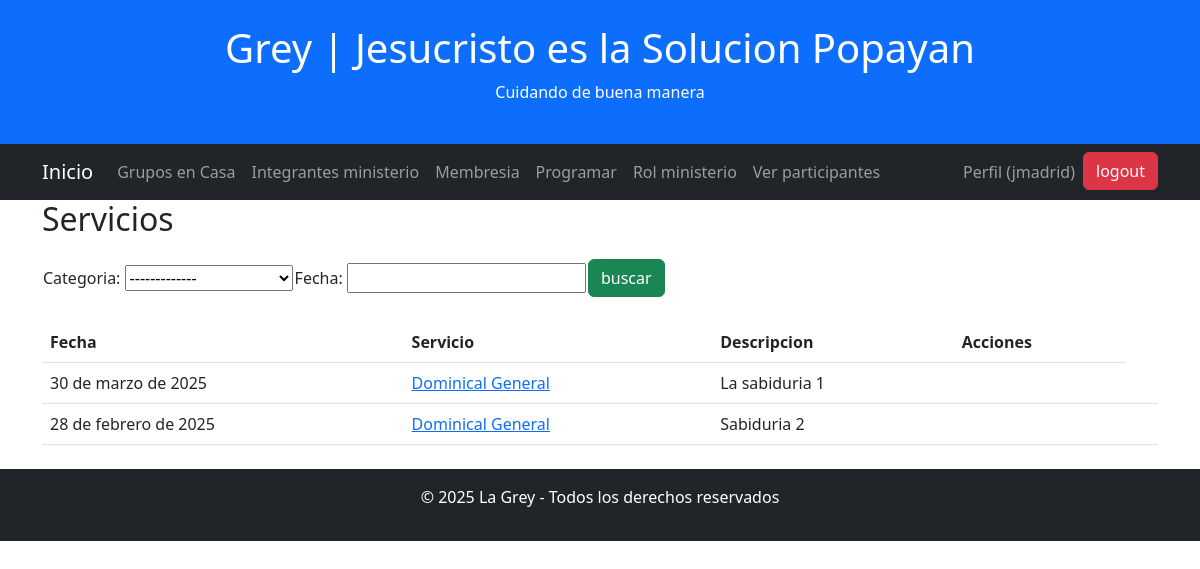
The app's page /servicios (signed in) with its own data.
### base/models.py (models this page shows, shortened)
class Iglesia(models.Model):
    nombre = models.CharField(max_length=200)
    descripcion = models.TextField(null=True,
                                   blank=True)
    direccion = models.TextField(null=True, blank=True)
    telefono = models.CharField(max_length=50, null=True, blank=True)
    correo = models.CharField(max_length=100, null=True, blank=True)
    pastor = models.CharField(max_length=100, null=True, blank=True)
    activa = models.BooleanField(default=True)
    creado = models.DateTimeField(auto_now_add=True)
    def __str__(self):
        return self.nombre
    class Meta:
        ordering = ['nombre']

class Servicio(models.Model):
    id_iglesia = models.ForeignKey(Iglesia, on_delete=models.CASCADE,
                                 null=True,
                                 blank=True)
    fecha = models.DateField()  # Inicio del período
    id_categoria = models.ForeignKey(Categoria_servicio, on_delete=models.CASCADE,
                                 null=False,
                                 blank=True)
    descripcion = models.CharField(null=True, max_length=100)
    observacion = models.TextField(null=True,
                                       blank=True)
    creado = models.DateTimeField(auto_now_add=True)
    class Meta:
        ordering = ['fecha']

class Categoria_servicio(models.Model):
    id_iglesia = models.ForeignKey(Iglesia, on_delete=models.CASCADE,
                                 null=True,
                                 blank=True)
    codigo = models.CharField(max_length=2)
    descripcion = models.CharField(max_length=200)
    class Meta:
        ordering = ['codigo']

### base/views.py (the view)
# urls.py: path('servicios', ListaServicio.as_view(), name='servicios'),
class ListaServicio(LoginRequiredMixin, ListView):
    model = Servicio
    context_object_name = 'servicios'
    template_name = 'servicio/servicio_list.html'
    def get_context_data(self, **kwargs):
        context = super().get_context_data(**kwargs)
        usuario_iglesia = get_object_or_404(Usuario_iglesia, id_usuario=self.request.user)
        iglesia = usuario_iglesia.id_iglesia  # No es necesario llamar a get_object_or_404
        context['iglesia'] = iglesia
        hoy = date.today()
        context['servicios'] = context['servicios'].filter(id_iglesia=iglesia.id, fecha__gte=hoy).order_by('-fecha')
        servicios = context['servicios']
        categoria_servicio = Categoria_servicio.objects.filter(id_iglesia=iglesia)
        context['categoria_servicio'] = categoria_servicio
        fecha_buscado = self.request.GET.get('fecha-buscar') or ''
        categoria_buscado = self.request.GET.get('categoria-buscar') or ''
        if fecha_buscado:
            try:
                fecha_buscado = datetime.strptime(fecha_buscado, "%Y-%m-%d").date()  # Convertir string a fecha
                servicios = context['servicios'].filter(fecha=fecha_buscado)
            except ValueError:
                pass  # Si la fecha no es válida, simplemente ignoramos el filtro
        if categoria_buscado:
            try:
                categoria_buscado = int(categoria_buscado)  # Convertir a entero
                servicios = context['servicios'].filter(id_categoria=categoria_buscado)
            except ValueError:
                pass  # Si el valor no es un número, se ignora
        servicios_con_participantes = set(ParticipanteServicio.objects.values_list('id_servicio', flat=True) )
        context['servicios_con_participantes'] = servicios_con_participantes
        fecha_actual = now().date()
        for servicio in context['servicios']:
            diferencia_dias = (servicio.fecha - fecha_actual).days
            servicio.es_eliminable = servicio.id not in servicios_con_participantes and diferencia_dias > 5
        context['servicios']=servicios
        context['fecha_buscado'] = fecha_buscado
        context['categoria_buscado'] = categoria_buscado
        context['usuario_iglesia'] = usuario_iglesia
        return context

### base/templates/servicio/servicio_list.html (shortened to what this page needs)
{% extends 'principal.html' %}
{% block content %}
    <h2>Servicios</h2>
<div id="envoltorio-agregar-buscar">
    <form method="GET" style="margin-top: 20px; display: flex;">
        <table>
            <tr>
                <td><label >Categoria:</label>
                    <select name="categoria-buscar" >
                         <option value=""> -------------</option>
                    </select>
                </td>
                <td>
                <label >Fecha:</label>  <input type="text"  name="fecha-buscar" id="fecha-buscar" value="{{ fecha_buscado }}" autocomplete="off">
                </td>
                <td>
                <input class="btn btn-success" type="submit" value="buscar">
                </td>
            </tr>
        </table>
    </form>
    <br>
</div>
<table class="table">
    <thead>
        <tr>
            <th>Fecha</th>
            <th>Servicio</th>
            <th>Descripcion</th>
            <th>Acciones</th>
        </tr>
    </thead>
    <tbody>
    {% for servicio in servicios %}
            <tr>
             <td>{{servicio.fecha}}</td>
            <td>
             {% if usuario_iglesia.superusuario %}
                <a href="{% url 'programar-miembros' servicio.id %}"> Programar</a>
                <a href="{% url 'servicio' servicio.id %}">{{servicio.id_categoria.descripcion}}</a>
             {% else %}
                <a href="{% url 'programar-miembros' servicio.id %}">{{servicio.id_categoria.descripcion}}</a>
            {% endif %}
            </td>
           <td> {{servicio.descripcion}}</td>
            <td>
            </td>
            <td>
            </td>
        </tr>
        {% empty %}
        <tr>
            <td colspan="4">No hay miembros registrados en esta iglesia.</td>
        </tr>
        {% endfor %}
    </tbody>
</table>
{% endblock content %}

### base/templates/principal.html (shortened to what this page needs)
<!DOCTYPE html>
<html lang="es">
<head>
 <link rel="stylesheet" href="https://cdn.jsdelivr.net/npm/flatpickr/dist/flatpickr.min.css">
    <link href="https://cdn.jsdelivr.net/npm/select2@4.0.13/dist/css/select2.min.css" rel="stylesheet" />
    <link rel="stylesheet" href="https://cdn.jsdelivr.net/npm/bootstrap@5.3.0/dist/css/bootstrap.min.css">
<link rel="stylesheet" href="https://unpkg.com/leaflet@1.9.4/dist/leaflet.css" />
</head>
<body>
    <header class="bg-primary text-white text-center py-4">
        <h1>Grey | {{iglesia}}</h1>
        <p>Cuidando de buena manera</p>
    </header>
    <nav class="navbar navbar-expand-lg navbar-dark bg-dark">
        <div class="container">
            <a class="navbar-brand" href="{% url 'menu_principal' %}">Inicio</a>
            <div class="collapse navbar-collapse" id="navbarNav">
                <ul class="navbar-nav me-auto">
                    {% if usuario_iglesia.superusuario %}
                    <li class="nav-item" ><a  class="nav-link" href="{% url 'grupo-casa-list' %}">Grupos en Casa</a> </li>
                    <li class="nav-item" ><a class="nav-link" href="{% url 'ministerio-list' %}">Ministerio </a> </li>
                    <li class="nav-item" ><a  class="nav-link" href="{% url 'miembro-list' %}">Membresia </a> </li>
                     <li class="nav-item" ><a  class="nav-link" href="{% url 'servicios' %}">Servicios </a> </li>
                    <li class="nav-item" ><a class="nav-link"  href="{% url 'servicios' %}">Ver proramados </a> </li>
                   <li class="nav-item" >----------- </li>
                   <li class="nav-item" ><a  class="nav-link" href="{% url 'miembro-ministerio-list' %}">Integrantes ministerio</a> </li>
                     <li class="nav-item" ><a  class="nav-link" href="{% url 'servicios' %}">Programar</a> </li>
                     <li class="nav-item" ><a class="nav-link"  href="{% url 'rol_ministerio_list' %}">Rol ministerio</a> </li>
                    <li class="nav-item" > <a class="nav-link"  href="{% url 'participantes_por_servicio' %}" class="btn btn-info">  Ver Participantes</a></li>
                    {% else %}
                    <li class="nav-item" ><a  class="nav-link" href="{% url 'grupo-casa-list' %}">Grupos en Casa</a> </li>
                    <li class="nav-item" ><a  class="nav-link" href="{% url 'miembro-ministerio-list' %}">Integrantes ministerio</a> </li>
                    <li class="nav-item" ><a  class="nav-link" href="{% url 'miembro-list' %}">Membresia</a> </li>
                     <li class="nav-item" ><a  class="nav-link" href="{% url 'servicios' %}">Programar </a> </li>
                     <li class="nav-item" ><a class="nav-link"  href="{% url 'rol_ministerio_list' %}">Rol ministerio</a> </li>
                    <li class="nav-item" > <a class="nav-link"  href="{% url 'participantes_por_servicio' %}" class="btn btn-info">  Ver participantes</a></li>
                    {% endif %}
                </ul>
                <ul class="navbar-nav">
                        <li class="nav-item">
                            <a class="nav-link" href="">Perfil ({{ user.username }})</a>
                        </li>
                    {% if request.user.is_authenticated %}
                            <form method="post" action="{% url 'logout' %}">
                                <button  class="btn btn-danger" type="submit">logout</button>
                            </form>
                        {% else %}
                             <a href="{% url 'login' %}">Ingresar </a>
                        {% endif %}
                </ul>
            </div>
        </div>
    </nav>
    <div class="container">
        {% block content %}
        {% endblock content %}
    </div>
    <footer class="bg-dark text-white text-center py-3 mt-4">
        <p>&copy; 2025 La Grey - Todos los derechos reservados</p>
    </footer>
</body>
</html>

### records on screen
Iglesia: nombre "Jesucristo es la Solucion Popayan"
Servicio: fecha "30 de marzo de 2025", id_categoria.descripcion "Dominical General", descripcion "La sabiduria 1"
Servicio: fecha "28 de febrero de 2025", id_categoria.descripcion "Dominical General", descripcion "Sabiduria 2"

### other values on screen
{{ user.username }} "jmadrid"
